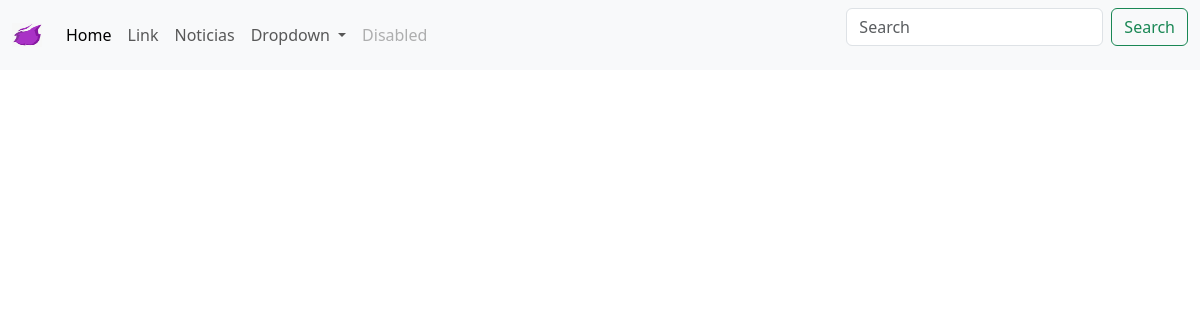
The page /news/ on the database as committed earlier.
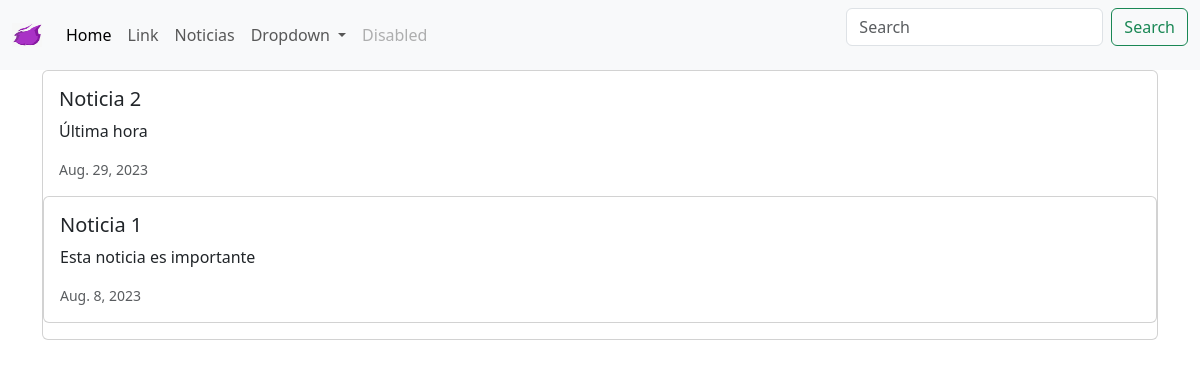
The same page on the database as committed later.
### news/models.py (models this page shows, shortened)
class News(models.Model):
    headline= models.CharField(max_length=200)
    body=models.TextField()
    date=models.DateField()

### news/views.py (the view)
# urls.py: path('news/', include('news.urls')),
def news(request):
    newss= News.objects.all().order_by('-date')
    return render(request, 'news.html',{'newss': newss})

### news/templates/news.html (shortened to what this page needs)
<head>
    <link href="https://cdn.jsdelivr.net/npm/bootstrap@5.3.1/dist/css/bootstrap.min.css" rel="stylesheet">
</head>
<body>
    {% extends 'base.html' %}
    {% block content %}
    <div class="container">
        {% for news in newss %}
        <div class="card mb-3">
            <div class="row g-0">
                <div>
                    <div class="card-body">
                        <h5 class="card-title">{{ news.headline}}</h5>
                        <p class="card-text">{{ news.body}}</p>
                        <p class="card-text"><small class="text-muted">
                            {{ news.date}}
                        </small></p>
                    </div>
                </div>
            </div>
            {% endfor %}
        </div>
    </div>
    {% endblock content %}

Rows that differ between the two databases and show on the page:
added News: headline "Noticia 2", body "Última hora", date "Aug. 29, 2023"
added News: headline "Noticia 1", body "Esta noticia es importante", date "Aug. 8, 2023"
